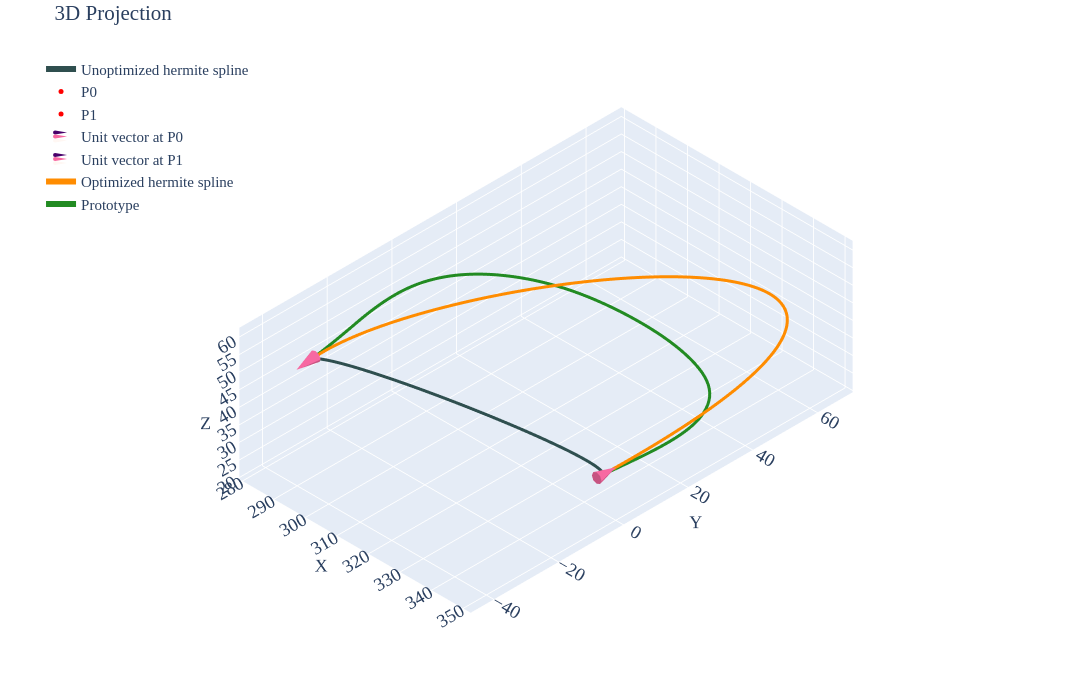

The notebook cell this image was saved under:
### Markdown cell above
## P3 Case 01

### Code cell
df=pd.read_csv('../data/2810/p3-case1.csv')
prt=df.iloc[10:,2:].reset_index(drop=True)

p0=df.iloc[5,2:].values.astype(float)    # Point0
p1=df.iloc[6,2:].values.astype(float)    # Point1
u0=df.iloc[8,2:].values.astype(float)    # Unit Vector @ Point0
u1=df.iloc[9,2:].values.astype(float)    # Unit Vector @ Point1
m0=df.iloc[2,1]                          # Magnitude for Vector1
m1=df.iloc[3,1]                          # Magnitude for Vector2
u0_init=u0*m0
u1_init=u1*m1
spl=utils.hermite(p0,p1,u0_init,u1_init,num_points=51)

tgt=utils.length(prt.values)             # Target spline length

def obj_fn(mag,prt_pts,p0,p1,u0,u1,n_points=100):
    m0=mag[0]
    m1=mag[1]    
    u0_scld=m0*u0
    u1_scld=m1*u1
    spl=utils.hermite(p0,p1,u0_scld,u1_scld,num_points=n_points)
    dist_err=abs(np.sum((spl-prt_pts)**2))
    return dist_err

def len_up(mag,prt_pts,p0,p1,u0,u1,n_points=100):
    return 2-(utils.length(utils.hermite(p0,p1,mag[0]*u0,mag[1]*u1,num_points=n_points))-utils.length(prt_pts))

def len_lo(mag,prt_pts,p0,p1,u0,u1,n_points=100):
    return 2+(utils.length(utils.hermite(p0,p1,mag[0]*u0,mag[1]*u1,num_points=n_points))-utils.length(prt_pts))

def len_eq(mag,prt_pts,p0,p1,u0,u1,n_points=100):
    return (utils.length(utils.hermite(p0,p1,mag[0]*u0,mag[1]*u1,num_points=n_points))-utils.length(prt_pts))

constraints=[
    {'type':'eq','fun':len_eq,'args':(prt.values,p0,p1,u0,u1)},
    # {'type':'ineq','fun':len_up,'args':(prt.values,p0,p1,u0,u1)},
    # {'type':'ineq','fun':len_lo,'args':(prt.values,p0,p1,u0,u1)}
]

sol=minimize(obj_fn,[1,1],args=(prt.values,p0,p1,u0,u1),method='SLSQP',constraints=constraints)
u0_final=sol.x[0]*u0
u1_final=sol.x[1]*u1
spl=utils.hermite(p0,p1,u0_init,u1_init,num_points=100)
spl_tgt=utils.hermite(p0,p1,u0_final,u1_final,num_points=100)

pd.DataFrame(spl_tgt, columns=['X','Y','Z']).to_csv('../data/2810/opt/p3-case1-opt.csv',index=False)

print(f'Length of the Prototype Spline: {utils.length(prt.values):.5f}')
print(f'Given target spline length: {tgt:.5f}')
print(f'Length of the Hermite Spline: {utils.length(spl.astype(float)):.5f}')
print(f'Achieved Length of the Hermite Spline: {utils.length(spl_tgt.astype(float)):.5f}')
print(f'\nMaximum Distance Deviation: {max(np.linalg.norm(spl_tgt-spl,axis=1)):.4f}')
print(f'Total Distance Deviation: {sum(np.linalg.norm(spl_tgt-spl,axis=1)):.4f}')
print(f'\nComputed Magnitude (M0, M1): {sol.x[0]:.4f}, {sol.x[1]:.4f}')

utils.plotter(spl,p0,p1,u0_init,u1_init,tgt=spl_tgt,prt=prt.values,cne=6,intr='d',tgt_label='Optimized hermite spline')
